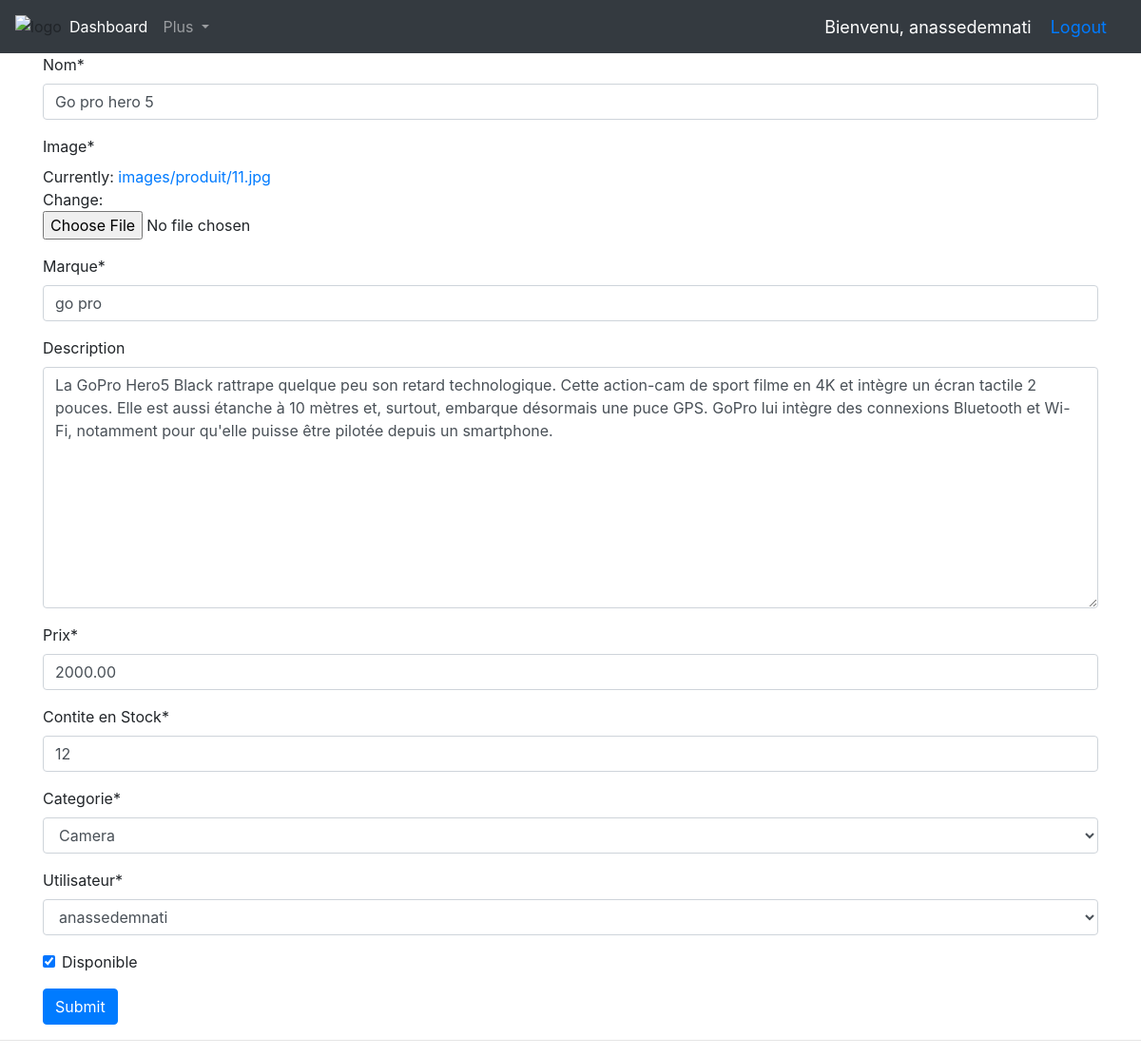
/dashbord/produit/1/edit (signed in), run on the app's committed database.
### shop/models.py (models this page shows)
class User(AbstractUser):
    is_costumer = models.BooleanField(default=False)
    is_admin = models.BooleanField(default=False)
    def __str__(self):
        return self.get_username()

### dashboard/models.py (models this page shows, shortened)
class Produit(models.Model):
    nomPro = models.CharField(max_length=100, null=True)
    image = models.ImageField(upload_to="images/produit")
    marque = models.CharField(max_length=100, null=True)
    descriptionPro = models.TextField(max_length=600, null=True, blank=True)
    prixPro = models.DecimalField(max_digits=7, decimal_places=2)
    contiteStock = models.IntegerField()
    categorie = models.ForeignKey(
        Categorie, null=True, on_delete=models.SET_NULL)
    utilisateur = models.ForeignKey(AdminUser, on_delete=models.CASCADE)
    dispo = models.BooleanField(default=True)

### dashboard/views.py (the view, shortened to what this page needs)
# urls.py: path('produit/<str:pk>/edit', views.Produc_edit, name='editProduct'),
@user_passes_test(is_admin, login_url='/dashbord/logina/')
def Produc_edit(request, pk):
    if request.method == 'GET':
        product = get_object_or_404(Produit, id=pk)
        form = ProductForm(instance=product)
        return render(request, 'admin/Formproduit.html', {'form': form})

### dashboard/forms.py
class ProductForm(forms.ModelForm):
    class Meta:
        model = Produit
        fields = "__all__"
        labels = {
            "nomPro": "Nom",
            "image": "Image",
            "marque": "Marque",
            "descriptionPro": "Description",
            "prixPro": "Prix",
            "contiteStock": "Contite en Stock",
            "categorie": "Categorie",
            "utilisateur": "Utilisateur",
            "dispo": "Disponible",
        }

### dashboard/models.py (called while the page is built)
    def __str__(self):
        return self.user.get_username()

    def __str__(self):
        return self.nomCat

### dashboard/views.py (called while the page is built)
def is_admin(user):
    if user.is_authenticated and user.is_admin:
        return True
    return False

### shop/context_processors.py (called while the page is built)
def menu_Cat(request):
    Cat = Categorie.objects.all()
    return dict(Cat=Cat)

def cart(request):
    return {'cart': request.session.get(settings.CART_SESSION_ID)}

### templates/admin/Formproduit.html (shortened to what this page needs)
{% extends 'admin/mainAdmin.html' %}
{% load crispy_forms_filters %}
{% load crispy_forms_tags %}
{% block content %}
<div class="container" >
    <form method="POST" enctype="multipart/form-data">
        {{form|crispy}}
         <input type="submit" class="btn btn-primary" valeur ="enregistrer ">
    </form>
</div>
{% endblock %}

### templates/admin/navAdmin.html (shortened to what this page needs)
{% load static %}
<nav class="navbar navbar-expand-lg navbar-dark bg-dark">
  <img src="{% static 'images/AM-SHOP.png '%}" alt="logo" />
  <div class="collapse navbar-collapse" id="navbarNav">
    <ul class="navbar-nav">
      <li class="nav-item active">
        <a class="nav-link" href="{% url 'dashboard' %}">Dashboard</a>
      </li>
      <li class="nav-item dropdown">
        <a
          class="nav-link dropdown-toggle"
          href="#"
          id="navbarDropdown"
          role="button"
          data-toggle="dropdown"
          aria-haspopup="true"
          aria-expanded="false"
        >
          Plus
        </a>
      </li>
      <li class="nav-item me-3 me-lg-1">
        <a class="nav-link" href="#">
        </a>
      </li>
    </ul>
  </div>
    <span class="hello-msg">Bienvenu, {{ request.user }} </span>
    <span class="hello-msg"><a href="{% url 'logouta' %}">Logout</a></span>
</nav>

### static/css/mainAdmin.css (style rules this page uses)
body { background-color: #ebeff5; }

### templates/admin/navAdmin.html (style rules this page uses)
.hello-msg { font-size: 18px; color: #fff; margin-right: 20px; }

### data on the page
User: user "anassedemnati"
Produit: nomPro "Go pro hero 5", marque "go pro", descriptionPro "La GoPro Hero5 Black rattrape quelque peu son retard technologique. Cette action-cam de sport filme en 4K et intègre un écran tactile 2 pouces. Elle est aussi étanche à 10 mètres et, surtout, embarque désormais une puce GPS. GoPro lui intègre des connexions Bluetooth et Wi-Fi, notamment pour qu'elle puisse être pilotée depuis un smartphone.", prixPro "2000.00", contiteStock "12", categorie "Camera", utilisateur "anassedemnati", dispo "☑"
